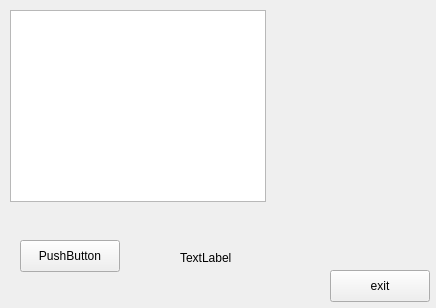
<?xml version="1.0" encoding="UTF-8"?>
<ui version="4.0">
 <class>Widget</class>
 <widget class="QWidget" name="Widget">
  <property name="geometry">
   <rect>
    <x>0</x>
    <y>0</y>
    <width>436</width>
    <height>308</height>
   </rect>
  </property>
  <property name="windowTitle">
   <string>Widget</string>
  </property>
  <widget class="QListWidget" name="tickerListWidget">
   <property name="geometry">
    <rect>
     <x>10</x>
     <y>10</y>
     <width>256</width>
     <height>192</height>
    </rect>
   </property>
  </widget>
  <widget class="QPushButton" name="filterButton">
   <property name="geometry">
    <rect>
     <x>20</x>
     <y>240</y>
     <width>100</width>
     <height>32</height>
    </rect>
   </property>
   <property name="text">
    <string>PushButton</string>
   </property>
  </widget>
  <widget class="QLabel" name="selectedTicker">
   <property name="geometry">
    <rect>
     <x>180</x>
     <y>250</y>
     <width>58</width>
     <height>16</height>
    </rect>
   </property>
   <property name="text">
    <string>TextLabel</string>
   </property>
  </widget>
  <widget class="QPushButton" name="exitButton">
   <property name="geometry">
    <rect>
     <x>330</x>
     <y>270</y>
     <width>100</width>
     <height>32</height>
    </rect>
   </property>
   <property name="text">
    <string>exit</string>
   </property>
  </widget>
 </widget>
 <resources/>
 <connections/>
</ui>
